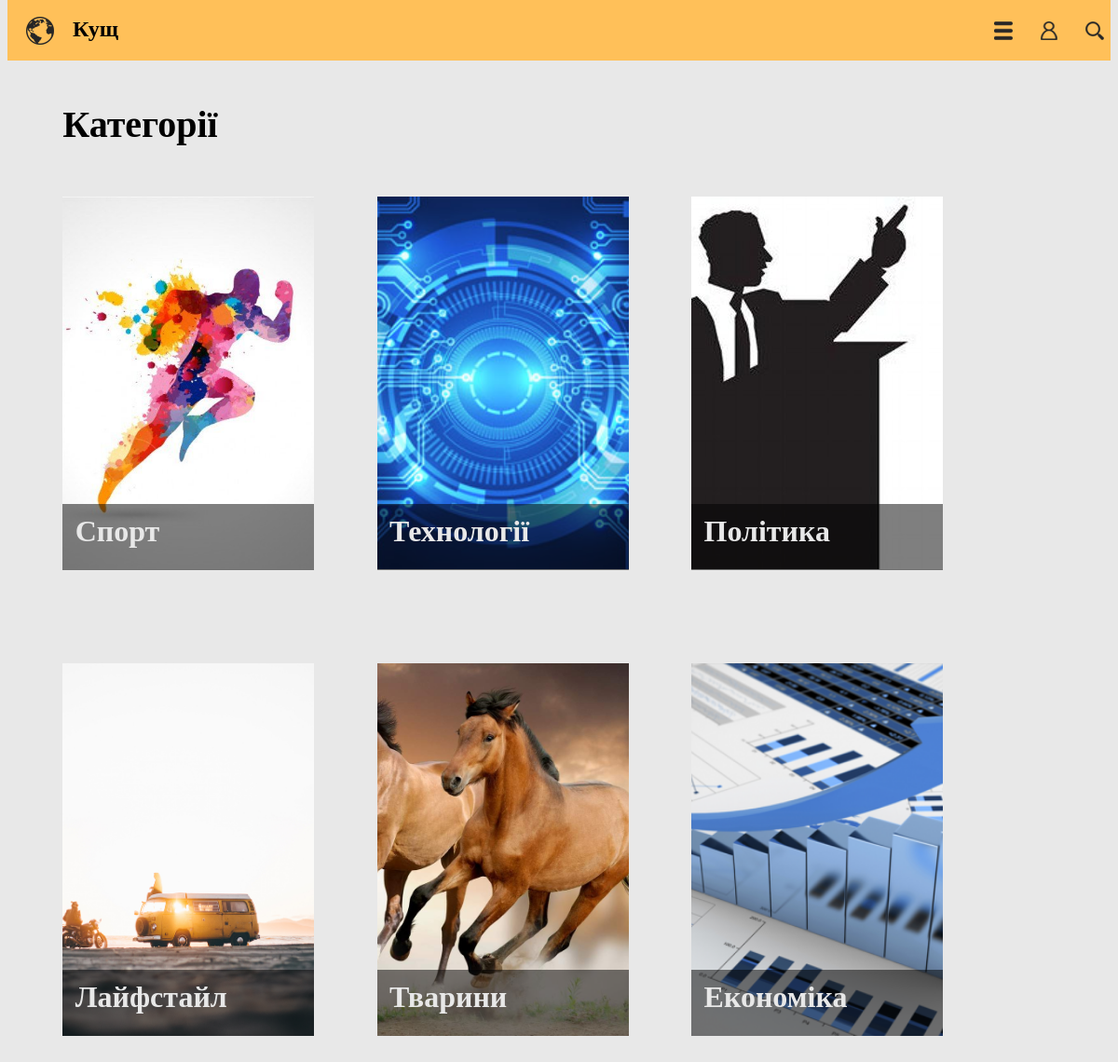
/categories.php, run on the app's committed database.
### tables this page shows
CREATE TABLE `Category` (
  `id` int(10) NOT NULL,
  `Category` varchar(255) NOT NULL,
  `Image` varchar(255) NOT NULL
);

### categories.php (the view, shortened to what this page needs)
<?php
include "/includes/database.php";
include "/includes/headerf.php";
$categ= mysqli_query($connect, "SELECT * FROM Category");
?>
<div class="сat-full" >
    <h2 style=" position: relative;
    font-size: 40px;
    padding-left: 5%;
    padding-top: 1%;">Категорії</h2>
        <?
        $j=mysqli_num_rows($categ);
        $k=0;
        while($k<$j){
            ?> <div class="cat-full-parent"> <?
            $i=0;
        while($i<3) {
            $catin=mysqli_fetch_assoc($categ)
            ?>
            <div class="cat-full-child">
                <div class="cat-full-child-img"> <h1>   <a href ='/cat_search.php?id=<?php echo $catin['id'] ?>'> <img src="/categories/<?php echo $catin["Image"] ?>" alt=""> </a> </h1> </div>
                 <div class="cat-full-child-content">
                    <h1> <a href ='/cat_search.php?id=<?php echo $catin['id'] ?>'><?php echo $catin['Category']; ?> </a> </h1>
                    </div>
            </div>
            <?
     $i+=1;   }
     ?>
            </div>
       <? $k+=3;} ?>
</div>

### includes/headerf.php (shortened to what this page needs)
<!DOCTYPE HTML PUBLIC "-//W3C//DTD HTML 4.01//EN" "http://www.w3.org/TR/html4/strict.dtd">
<html>
<head>
    <link rel="stylesheet" href="/styles/styles.css">
    <div class="mainmenu">
        <a href="index.php" class="logo"><img src="/utility/Logo%20Icon.png"></a>
         <h2> Кущ </h2>
<div class="iconbar">
        <li class="catbutton"> <img src="/utility/Menu%20Icon.png" alt="">
        </li>
        <li class="usbutton"><img src="/utility/Login%20Icon.png" alt="">
        </li>
    <li id="searchbutton"><img src="/utility/Search%20Icon.png" alt=""> </li>
</div>
    </div>
</head>
<body>

### styles/styles.css (style rules this page uses)
body { background-color: #E8E8E8; font-family: "Helwetica Light"; overflow-x: hidden; }
.logo { padding: 20px 20px 0px; }
.mainmenu { display: flex; margin-top: -10px; background-color: #FFC059; vertical-align: middle; padding-right: 10px; }
.mainmenu li { list-style-type: none; cursor: pointer; margin-right: 0px; padding-top: 25px; padding-right: 15px; padding-left: 15px; padding-bottom: 21px; }
.iconbar { position: absolute; display: flex; right: 0%; }
.cat-full-parent { display: flex; padding-left: 5%; width: 95%; height: 50%; margin-bottom: 80px; }
.cat-full-child { width: 30%; position: relative; }
.cat-full-child-img img { width: 80%; height: 400px; object-fit: cover; position: relative; }
.cat-full-child-content { margin-top: -100px; background-color: rgba(0,0,0,0.5); position: relative; width: 80%; height: 17%; }
.cat-full-child-content h1 { padding-top: 4%; text-indent: 5%; color: #E8E8E8; text-decoration: none; }
.cat-full-child-content a { text-decoration: none; color: #E8E8E8; font-size: 32px; }

### data on the page
category: Image (picture), Category "Спорт"
category: Image (picture), Category "Технології"
category: Image (picture), Category "Політика"
category: Image (picture), Category "Лайфстайл"
category: Image (picture), Category "Тварини"
category: Image (picture), Category "Економіка"
